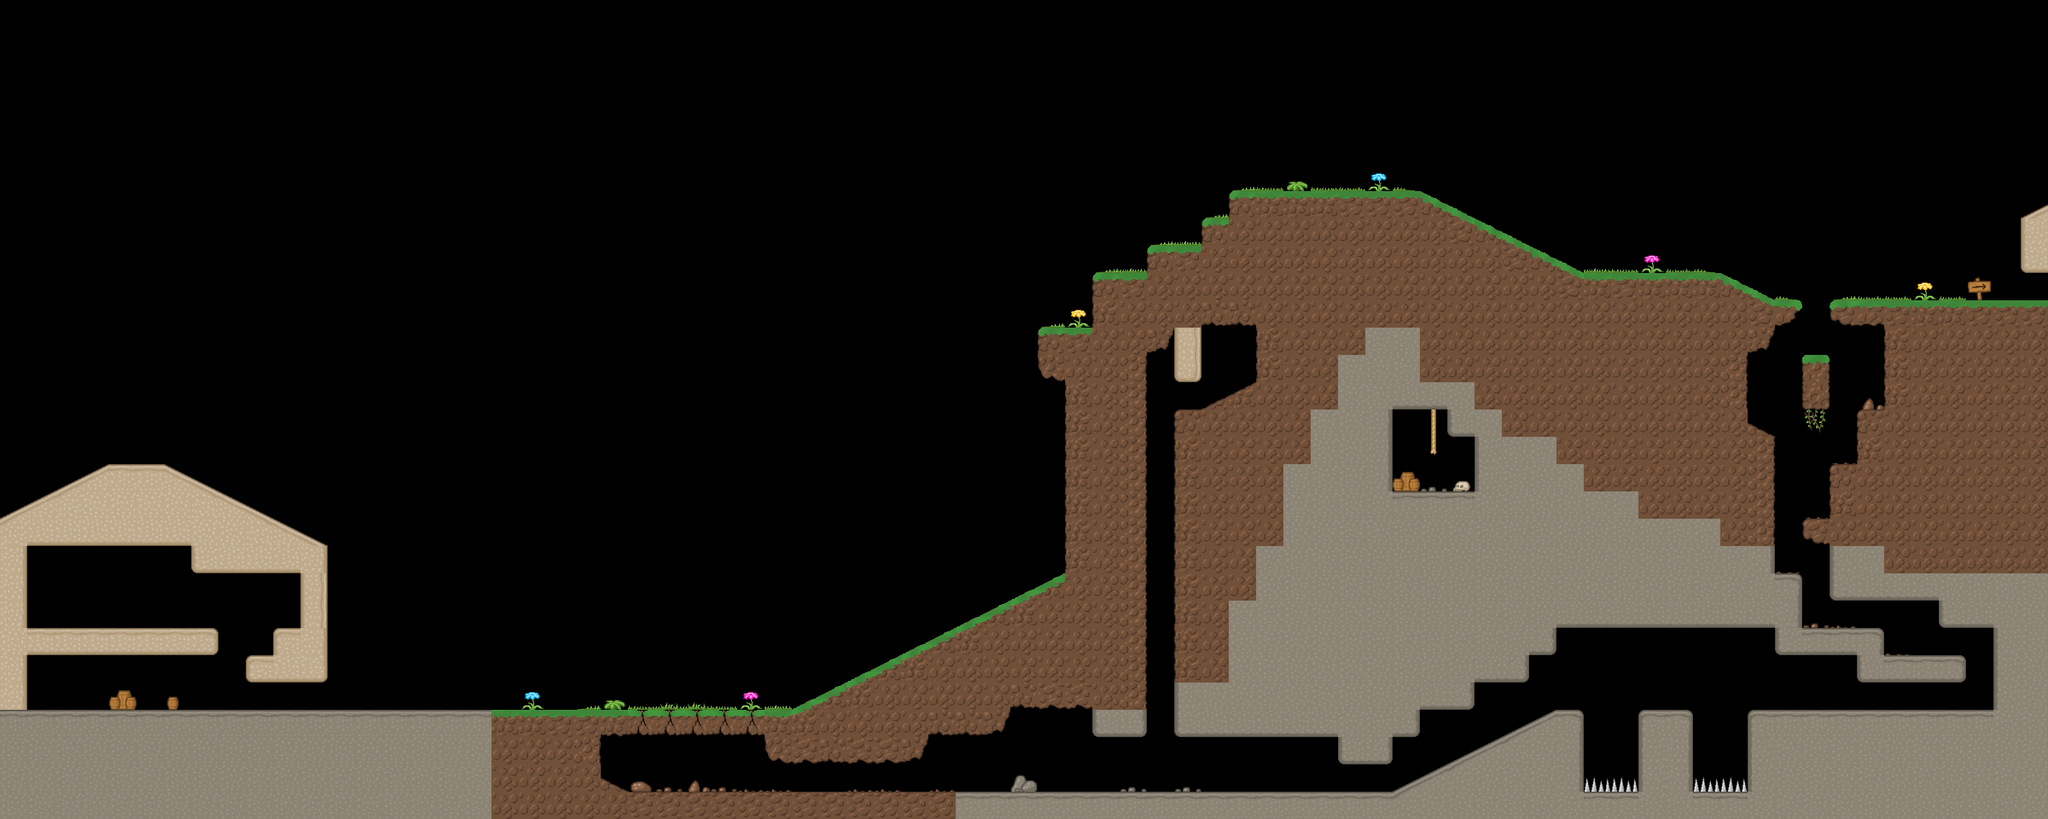

This is a level from a 2D game, rendered from its Tiled map with the project's own tilesets. A one-line summary and the map file follow, with tile-layer data summarised:
An orthogonal 75x30 tile map with 32x32 px tiles, 1 tile layer (Tile Layer 1), 2 tilesets and 78 objects (2x Damage, NextLevel).

<map version="1.0" orientation="orthogonal" renderorder="right-up" width="75" height="30" tilewidth="32" tileheight="32" nextobjectid="88">
 <tileset firstgid="1" source="data/MainTiles.tsx" />
 <tileset firstgid="257" source="data/Entities.tsx" />
 <layer name="Tile Layer 1" width="75" height="30">
  <data>[2250 cells, 883 non-empty, 90 distinct tile ids]</data>
 </layer>
 <objectgroup name="entities">
  <object id="1" gid="257" x="32" y="832" />
  <object id="2" gid="269" x="352" y="832">
   <properties>
    <property name="channel" value="1" />
   </properties>
  </object>
  <object id="3" gid="273" x="32" y="736">
   <properties>
    <property name="channel" value="1" />
   </properties>
  </object>
  <object id="4" gid="258" x="96" y="736" />
  <object id="5" gid="258" x="96" y="704" />
  <object id="6" gid="258" x="128" y="736" />
  <object id="7" gid="269" x="1376" y="480">
   <properties>
    <property name="channel" value="2" />
   </properties>
  </object>
  <object id="8" gid="273" x="1344" y="928">
   <properties>
    <property name="channel" value="2" />
   </properties>
  </object>
  <object id="9" gid="259" x="1401.5" y="472.75" />
  <object id="10" gid="259" x="1429.25" y="458" />
  <object id="11" gid="259" x="1440.75" y="428.5" />
  <object id="13" gid="269" x="1568" y="928">
   <properties>
    <property name="channel" value="4" />
   </properties>
  </object>
  <object id="14" gid="273" x="1472" y="928">
   <properties>
    <property name="channel" value="3" />
   </properties>
  </object>
  <object id="15" gid="259" x="1420.25" y="927.5" />
  <object id="18" gid="259" x="2136" y="543" />
  <object id="83" gid="265" x="1440" y="896">
   <properties>
    <property name="inputA" value="2" />
    <property name="inputB" value="3" />
    <property name="output" value="4" />
   </properties>
  </object>
 </objectgroup>
 <objectgroup name="physics">
  <object id="22" x="0" y="832">
   <polygon points="0,0 0,128 704,128 704,0" />
  </object>
  <object id="23" x="0" y="832">
   <polygon points="0,0 32,0 32,-192 0,-192" />
  </object>
  <object id="24" x="32" y="768">
   <polygon points="0,0 224,0 224,-32 0,-32" />
  </object>
  <object id="25" x="288" y="800">
   <polygon points="0,0 96,0 96,-32 0,-32" />
  </object>
  <object id="27" x="320" y="768">
   <polygon points="0,0 32,0 32,-32 0,-32" />
  </object>
  <object id="28" x="352" y="768">
   <polygon points="0,0 32,0 32,-96 0,-96" />
  </object>
  <object id="29" x="384" y="672">
   <polygon points="0,0 0,-32 -160,-32 -160,0" />
  </object>
  <object id="31" x="0" y="640">
   <polygon points="0,0 384,0 192,-96 128,-96 0,-32" />
  </object>
  <object id="32" x="704" y="832">
   <polygon points="0,0 0,32 23.75,31.5 24,0" />
  </object>
  <object id="33" x="704" y="928">
   <polygon points="0,0 0,32 1696,32 1696,0" />
  </object>
  <object id="34" x="704" y="928">
   <polygon points="0,0 32,0 -1,-16" />
  </object>
  <object id="35" x="896" y="832">
   <polygon points="0,0 0,32 8,59 32,64 160,64 184,54 192,32 192,0" />
  </object>
  <object id="36" x="1088" y="864">
   <polygon points="0,0 64,0 87,-10 96,-32 0,-32" />
  </object>
  <object id="37" x="928" y="832">
   <polygon points="0,0 416,0 416,-160 320,-160" />
  </object>
  <object id="38" x="1280" y="832">
   <polygon points="0,0 0,32 64,32 64,0" />
  </object>
  <object id="39" x="1248" y="672">
   <polygon points="0,0 96,0 96,-288 0,-288" />
  </object>
  <object id="40" x="1216" y="384">
   <polygon points="0,0 0,64 32,64 32,0" />
  </object>
  <object id="41" x="1376" y="384">
   <polygon points="0,0 0,64 25,62 29,55 32,0" />
  </object>
  <object id="43" x="1568" y="864">
   <polygon points="0,0 0,32 58,30 64,25 64,0" />
  </object>
  <object id="44" x="1632" y="928">
   <polygon points="0,0 224,0 224,-96 192,-96" />
  </object>
  <object id="45" x="1920" y="832">
   <polygon points="0,0 0,96 64,96 64,0" />
  </object>
  <object id="46" x="2048" y="832">
   <polygon points="0,0 0,96 352,96 352,0" />
  </object>
  <object id="47" x="1632" y="576">
   <polygon points="0,0 0,160 448,160 448,0" />
  </object>
  <object id="48" x="1632" y="736">
   <polygon points="0,0 0,64 160,64 160,0" />
  </object>
  <object id="49" x="1792" y="768">
   <polygon points="0,0 32,0 32,-32 0,-32" />
  </object>
  <object id="50" x="1632" y="800">
   <polygon points="0,0 0,32 96,32 96,0" />
  </object>
  <object id="51" x="1632" y="832">
   <polygon points="0,0 0,32 32,32 32,0" />
  </object>
  <object id="52" x="2080" y="672">
   <polygon points="0,0 0,64 32,64 32,0" />
  </object>
  <object id="53" x="2080" y="736">
   <polygon points="0,0 0,32 128,32 128,0" />
  </object>
  <object id="54" x="2176" y="768">
   <polygon points="0,0 0,32 128,32 128,0" />
  </object>
  <object id="55" x="1440" y="224">
   <polygon points="0,0 0,160 416,160 416,96 224,0" />
  </object>
  <object id="56" x="1280" y="320">
   <polygon points="0,0 0,64 160,64 160,0" />
  </object>
  <object id="57" x="1344" y="384">
   <polygon points="0,0 0,32 22,22 32,0" />
  </object>
  <object id="58" x="1344" y="288">
   <polygon points="0,0 0,32 96,32 96,0" />
  </object>
  <object id="59" x="1408" y="256">
   <polygon points="0,0 0,32 32,32 32,0" />
  </object>
  <object id="60" x="1472" y="384">
   <polygon points="0,0 0,96 384,96 384,0" />
  </object>
  <object id="61" x="1408" y="480">
   <polygon points="0,0 64,0 64,-32" />
  </object>
  <object id="62" x="1696" y="480">
   <polygon points="0,0 0,32 32,32 32,0" />
  </object>
  <object id="64" x="1728" y="480">
   <polygon points="0,0 0,96 320,96 320,0" />
  </object>
  <object id="65" x="2048" y="576">
   <polygon points="0,0 32,0 32,-64 1,-80" />
  </object>
  <object id="67" x="1856" y="320">
   <polygon points="0,0 0,160 160,160 160,0" />
  </object>
  <object id="68" x="2016" y="480">
   <polygon points="0,0 32,0 32,-96 0,-96" />
  </object>
  <object id="69" x="2048" y="416">
   <polygon points="0,0 23,-10 32,-32 0,-32" />
  </object>
  <object id="70" x="2080" y="352">
   <polygon points="0,0 0,32 22,24 32,0" />
  </object>
  <object id="71" x="2016" y="384">
   <polygon points="0,0 64,0 64,-32 0,-64" />
  </object>
  <object id="72" x="2144" y="352">
   <polygon points="0,0 5,24 32,32 256,32 256,0" />
  </object>
  <object id="73" x="2368" y="256">
   <polygon points="0,0 0,64 32,64 31,-16" />
  </object>
  <object id="74" x="2144" y="544">
   <polygon points="0,0 0,160 256,160 256,0" />
  </object>
  <object id="75" x="2176" y="480">
   <polygon points="0,0 0,64 32,64 32,0" />
  </object>
  <object id="76" x="2208" y="384">
   <polygon points="0,0 0,160 192,160 192,0" />
  </object>
  <object id="77" x="2112" y="608">
   <polygon points="0,0 3,19 32,32 32,0" />
  </object>
  <object id="78" x="2272" y="704">
   <polygon points="0,0 0,32 64,32 64,0" />
  </object>
  <object id="79" x="2336" y="704">
   <polygon points="0,0 0,128 64,128 64,0" />
  </object>
  <object id="80" x="2112" y="416">
   <polygon points="0,0 0,64 32,64 32,0" />
  </object>
  <object id="82" x="1376" y="864">
   <polygon points="0,0 256,0 256,-384 32,-384 1,-378" />
  </object>
  <object id="84" x="1338" y="927.455">
   <polygon points="-13.0909,0.909091 20.7273,0.545455 5.81818,-5.45455" />
  </object>
  <object id="85" x="1376" y="927.818">
   <polygon points="-13.4545,0.363636 10,0 0.545455,-4.36364" />
  </object>
  <object id="86" x="1471.75" y="928.5">
   <polygon points="14.1818,-0.181818 1.09091,-4.54545 -8.54545,-0.181818" />
  </object>
  <object id="87" x="1502.82" y="927.886">
   <polygon points="-13.2727,0.363636 11.4545,0.181818 -0.363636,-3.45455" />
  </object>
 </objectgroup>
 <objectgroup name="zones">
  <object id="19" type="Damage" x="1856" y="928">
   <properties>
    <property name="damageDelay" value="1" />
   </properties>
   <polygon points="0,0 64,0 63,-15 0,-14" />
  </object>
  </objectgroup>
</map>
<!-- 2 of 78 objects omitted -->
